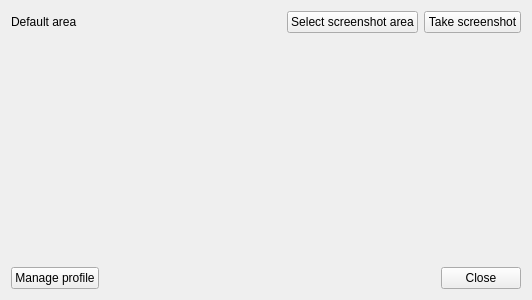
<?xml version="1.0" encoding="UTF-8"?>
<ui version="4.0">
 <class>CustomAreaButtonsWindow_UI</class>
 <widget class="QWidget" name="CustomAreaButtonsWindow_UI">
  <property name="geometry">
   <rect>
    <x>0</x>
    <y>0</y>
    <width>532</width>
    <height>300</height>
   </rect>
  </property>
  <property name="windowTitle">
   <string>Custom screenshots</string>
  </property>
  <property name="locale">
   <locale language="English" country="World"/>
  </property>
  <layout class="QVBoxLayout" name="verticalLayout_2">
   <item>
    <layout class="QHBoxLayout" name="horizontalLayout">
     <item>
      <widget class="QLabel" name="CustomAreasButtons_DefaultLabel">
       <property name="text">
        <string>Default area</string>
       </property>
      </widget>
     </item>
     <item>
      <spacer name="horizontalSpacer">
       <property name="orientation">
        <enum>Qt::Orientation::Horizontal</enum>
       </property>
       <property name="sizeHint" stdset="0">
        <size>
         <width>40</width>
         <height>20</height>
        </size>
       </property>
      </spacer>
     </item>
     <item>
      <widget class="QPushButton" name="CustomAreasButtons_SelectAreaButton">
       <property name="text">
        <string>Select screenshot area</string>
       </property>
      </widget>
     </item>
     <item>
      <widget class="QPushButton" name="CustomAreasButtons_TakeScreenshotButton">
       <property name="text">
        <string>Take screenshot</string>
       </property>
      </widget>
     </item>
    </layout>
   </item>
   <item>
    <spacer name="verticalSpacer">
     <property name="orientation">
      <enum>Qt::Orientation::Vertical</enum>
     </property>
     <property name="sizeHint" stdset="0">
      <size>
       <width>20</width>
       <height>40</height>
      </size>
     </property>
    </spacer>
   </item>
   <item>
    <layout class="QHBoxLayout" name="horizontalLayout_2">
     <item>
      <widget class="QPushButton" name="CustomAreasButtons_ManageProfileButton">
       <property name="text">
        <string>Manage profile</string>
       </property>
      </widget>
     </item>
     <item>
      <spacer name="horizontalSpacer_2">
       <property name="orientation">
        <enum>Qt::Orientation::Horizontal</enum>
       </property>
       <property name="sizeHint" stdset="0">
        <size>
         <width>40</width>
         <height>20</height>
        </size>
       </property>
      </spacer>
     </item>
     <item>
      <widget class="QPushButton" name="CustomAreasButtons_CloseButton">
       <property name="text">
        <string>Close</string>
       </property>
      </widget>
     </item>
    </layout>
   </item>
  </layout>
 </widget>
 <resources/>
 <connections/>
</ui>
